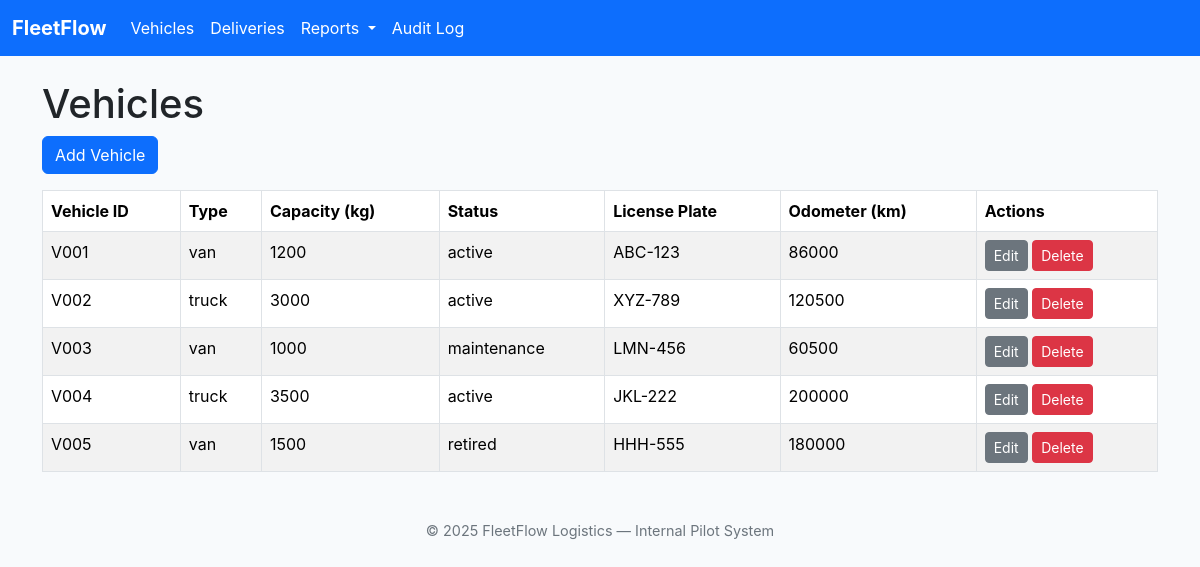
Page /vehicles on the committed database.
### tables this page shows
CREATE TABLE vehicles (
    vehicle_id TEXT PRIMARY KEY, -- Internal unique identifier
    -- Added Checks for data integrity
    type TEXT NOT NULL,
    capacity INTEGER CHECK(capacity >= 0), -- in kilograms
    status TEXT NOT NULL CHECK (status IN ('active', 'maintenance', 'retired')),  -- To limit scope I am only enforcing these three statuses
    -- Additional vehicle attributes I added for better tracking
    license_plate TEXT UNIQUE NOT NULL, -- This is a real-world identifier
    current_odometer INTEGER -- in kilometers
);

### app.py (the view)
@app.route("/vehicles")
def list_vehicles():
    db = get_db()
    vehicles = db.execute(
        "SELECT * FROM vehicles ORDER BY vehicle_id"
    ).fetchall()
    return render_template("vehicles.html", vehicles=vehicles)

### app.py (called while the page is built)
def get_db():
    if "db" not in g:
        conn = sqlite3.connect(DATABASE)
        conn.row_factory = sqlite3.Row
        conn.execute("PRAGMA foreign_keys = ON;")
        g.db = conn
    return g.db

### templates/vehicles.html
{% extends "base.html" %}
{% block content %}
<h1>Vehicles</h1>
<a href="{{ url_for('create_vehicle') }}" class="btn btn-primary mb-3">
    Add Vehicle
</a>
<table class="table table-striped table-bordered">
    <thead>
        <tr>
            <th>Vehicle ID</th>
            <th>Type</th>
            <th>Capacity (kg)</th>
            <th>Status</th>
            <th>License Plate</th>
            <th>Odometer (km)</th>
            <th>Actions</th>
        </tr>
    </thead>
    <tbody>
    {% for v in vehicles %}
        <tr>
            <td>{{ v["vehicle_id"] }}</td>
            <td>{{ v["type"] }}</td>
            <td>{{ v["capacity"] }}</td>
            <td>{{ v["status"] }}</td>
            <td>{{ v["license_plate"] }}</td>
            <td>{{ v["current_odometer"] }}</td>
            <td>
                <a href="{{ url_for('edit_vehicle', vehicle_id=v['vehicle_id']) }}" class="btn btn-sm btn-secondary">
                    Edit
                </a>
                <form action="{{ url_for('delete_vehicle', vehicle_id=v['vehicle_id']) }}"
                      method="post"
                      style="display:inline-block"
                      onsubmit="return confirm('Delete this vehicle?');">
                    <button type="submit" class="btn btn-sm btn-danger">
                        Delete
                    </button>
                </form>
            </td>
        </tr>
    {% endfor %}
    </tbody>
</table>
{% endblock %}

### templates/base.html (style rules this page uses)
body { background-color: #f8fafc; font-family: "Inter", system-ui, -apple-system, sans-serif; }

### rows in the picture
vehicles: vehicle_id "V001", type "van", capacity "1200", status "active", license_plate "ABC-123", current_odometer "86000"
vehicles: vehicle_id "V002", type "truck", capacity "3000", status "active", license_plate "XYZ-789", current_odometer "120500"
vehicles: vehicle_id "V003", type "van", capacity "1000", status "maintenance", license_plate "LMN-456", current_odometer "60500"
vehicles: vehicle_id "V004", type "truck", capacity "3500", status "active", license_plate "JKL-222", current_odometer "200000"
vehicles: vehicle_id "V005", type "van", capacity "1500", status "retired", license_plate "HHH-555", current_odometer "180000"

### other values in the picture
{{ current_year | default(2025) }} "2025"
